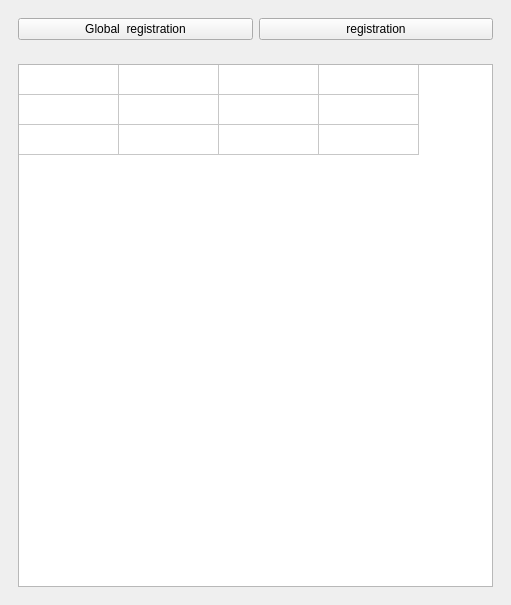
<?xml version="1.0" encoding="UTF-8"?>
<ui version="4.0">
 <class>detectionDockWidget</class>
 <widget class="QDockWidget" name="detectionDockWidget">
  <property name="geometry">
   <rect>
    <x>0</x>
    <y>0</y>
    <width>511</width>
    <height>605</height>
   </rect>
  </property>
  <property name="windowTitle">
   <string>DockWidget</string>
  </property>
  <widget class="QWidget" name="dockWidgetContents">
   <layout class="QVBoxLayout" name="verticalLayout">
    <item>
     <widget class="QWidget" name="widget_2" native="true">
      <layout class="QHBoxLayout" name="horizontalLayout_2">
       <item>
        <widget class="QPushButton" name="globregistrationButton">
         <property name="text">
          <string>Global  registration</string>
         </property>
        </widget>
       </item>
       <item>
        <widget class="QPushButton" name="registrationButton">
         <property name="text">
          <string>registration</string>
         </property>
        </widget>
       </item>
      </layout>
     </widget>
    </item>
    <item>
     <widget class="QWidget" name="widget" native="true">
      <layout class="QVBoxLayout" name="verticalLayout_2">
       <item>
        <layout class="QHBoxLayout" name="horizontalLayout">
         <item>
          <widget class="QTableWidget" name="tableWidget">
           <property name="dragEnabled">
            <bool>true</bool>
           </property>
           <property name="rowCount">
            <number>3</number>
           </property>
           <property name="columnCount">
            <number>4</number>
           </property>
           <attribute name="horizontalHeaderVisible">
            <bool>false</bool>
           </attribute>
           <attribute name="verticalHeaderVisible">
            <bool>false</bool>
           </attribute>
           <row/>
           <row/>
           <row/>
           <column/>
           <column/>
           <column/>
           <column/>
          </widget>
         </item>
        </layout>
       </item>
      </layout>
     </widget>
    </item>
   </layout>
  </widget>
 </widget>
 <resources/>
 <connections/>
</ui>
